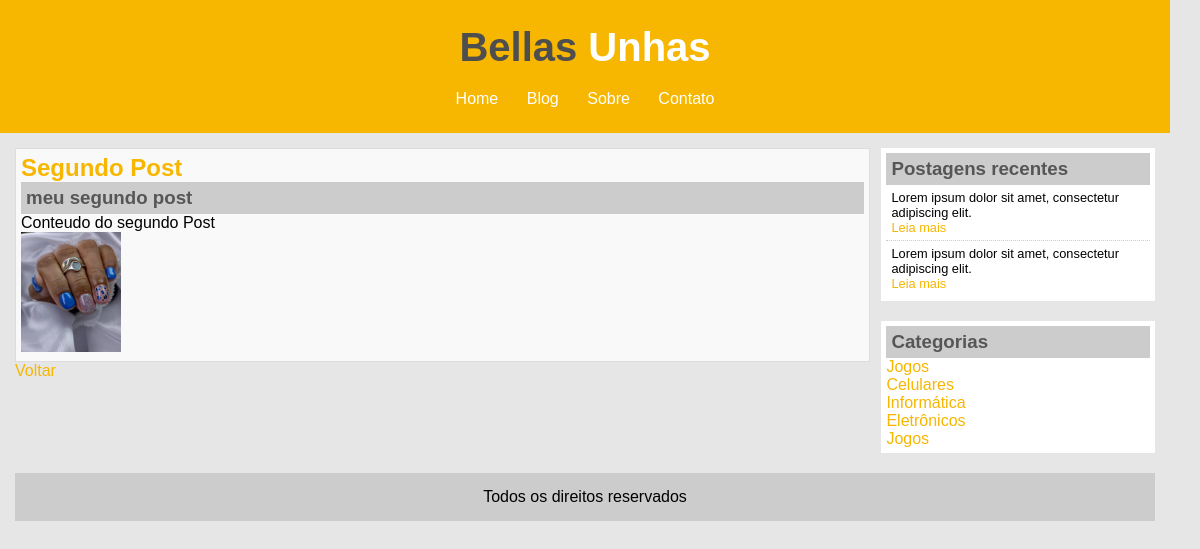
/blog/post/2/, run on an earlier commit of the app's database.
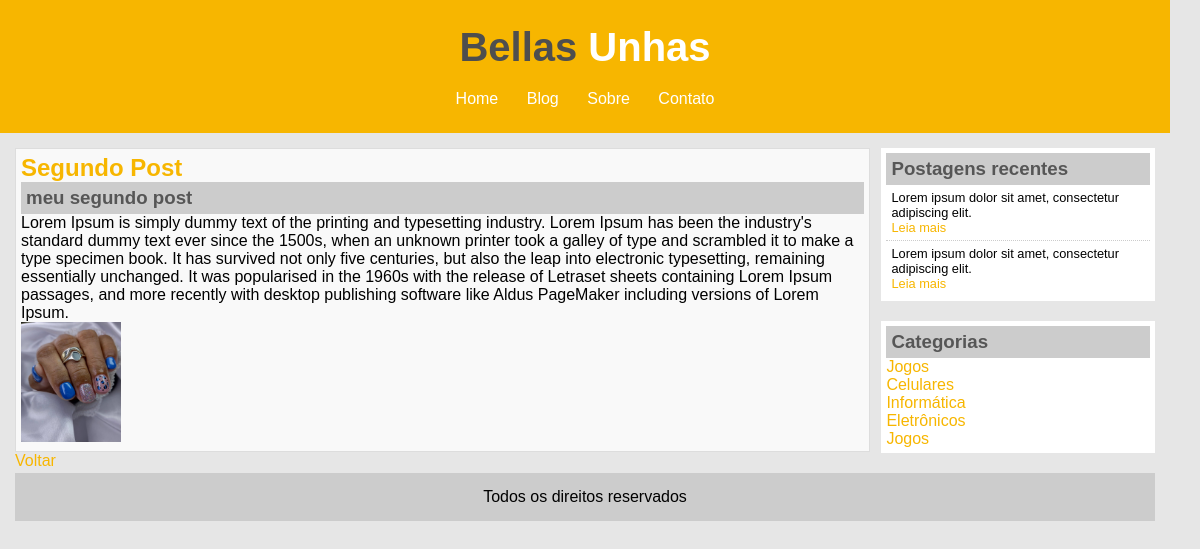
And on a later commit of the database.
### website/models.py (models this page shows, shortened)
class Post(models.Model):
    title = models.CharField(max_length=100)
    sub_title= models.CharField(max_length=200)
    content = models.TextField()
    categories = models.CharField(
        max_length=2,
        choices=Categories.choices,
        default=Categories.GR,
    )
    deleted = models.BooleanField(default=False)
    imagem = models.ImageField(upload_to='posts', null=True, blank=True)
    def full_name(self):
        return self.title + self.sub_title
    full_name.admin_order_field = 'title'

### website/views.py (the view)
# urls.py: path('post/<int:id>/',post_detail, name='post_detail'),
def post_detail(request, id):
      post = Post.objects.get(id=id)
      return render(request, 'post_detail.html',{'post': post})

### website/templates/post_detail.html (shortened to what this page needs)
{% load static %}
<!DOCTYPE html>
<html>
<head>
	<link rel="stylesheet" type="text/css" href="{% static 'assets/css/estilo.css' %}">
</head>
<body>
	<div id="area-cabecalho">
		<div id="area-logo">
			<h1>Bellas <span class="branco"> Unhas</span></h1>
		</div>
		<div id="area-menu">
			<a href="{% url 'home_blog' %}">Home</a>
			<a href="">Blog</a>
			<a href="">Sobre</a>
			<a href="{% url 'contato' %}">Contato</a>
		</div>
	</div>
	<div id="area-principal">
		<div id="area-postagens">
			<div class="postagem">
				<h2>{{post.title}}</h2>
                <h3>{{post.sub_title}}</h3>
				<p> {{ post.content }}</p>
				{% if post.imagem %}
					<img src="{{ post.imagem.url }}" alt="Imagem do post"
						with="100px" height="120px">
					{%elif post.id == 1 %}
						<img width="100px" height="120px"
						src="{% static 'images/imagem8.jpeg' %}">
					{%elif post.id == 2 %}
						<img width="100px" height="120px"
						src="{% static 'images/imagem6.jpeg' %}">
					{%elif post.id == 3 %}
						<img width="100px" height="120px"
						src="{% static 'images/imagem7.jpeg' %}">
					{%elif post.id == 4 %}
						<img width="100px" height="120px"
						src="{% static 'images/imagem9.jpeg' %}">
					{%elif post.id == 5 %}
						<img width="100px" height="120px"
						src="{% static 'images/imagem10.jpeg' %}">
					{%elif post.id == 6 %}
						<img width="100px" height="120px"
						src="{% static 'images/imagem11.jpeg' %}">
					{%elif post.id == 7 %}
						<img width="100px" height="120px"
						src="{% static 'images/imagem12.jpeg' %}">
					{%elif post.id == 8 %}
						<img width="100px" height="120px"
						src="{% static 'images/imagem13.jpeg' %}">
					{%elif post.id == 9 %}
						<img width="100px" height="120px"
						src="{% static 'images/imagem14.jpeg' %}">
					{%elif post.id == 10 %}
						<img width="100px" height="120px"
						src="{% static 'images/imagem15.jpeg' %}">
					{%elif post.id == 11 %}
						<img width="100px" height="120px"
						src="{% static 'images/imagem16.jpeg' %}">
					{%elif post.id == 12 %}
						<img width="100px" height="120px"
						src="{% static 'images/imagem17.jpeg' %}">
					{%elif post.id == 13 %}
						<img width="100px" height="120px"
						src="{% static 'images/imagem18.jpeg' %}">
					{%elif post.id == 14 %}
						<img width="100px" height="120px"
						src="{% static 'images/imagem19.jpeg' %}">
					{%elif post.id == 15 %}
						<img width="100px" height="120px"
						src="{% static 'images/imagem20.jpeg' %}">
					{%elif post.id == 16 %}
						<img width="100px" height="120px"
						src="{% static 'images/imagem21.jpeg' %}">
					{% else %}
					<img width="100px" height="120px"
						src="{% static 'images/imagem8.jpeg' %}">
				{% endif %}
			</div>
			<a href="{% url 'home_blog' %}" class="button">Voltar</a>
		</div>
		<div id="area-lateral">
			<div class="conteudo-lateral">
				<h3>Postagens recentes</h3>
				<div class="postagem-lateral">
					<p>Lorem ipsum dolor sit amet, consectetur adipiscing elit.</p>
					<a href="">Leia mais</a>
				</div>
				<div class="postagem-lateral" style="border-bottom: none;">
					<p>Lorem ipsum dolor sit amet, consectetur adipiscing elit.</p>
					<a href="">Leia mais</a>
				</div>
			</div>
			<div class="conteudo-lateral">
				<h3>Categorias</h3>
				<a href="">Jogos</a><br>
				<a href="">Celulares</a><br>
				<a href="">Informática</a><br>
				<a href="">Eletrônicos</a><br>
				<a href="">Jogos</a><br>
			</div>
		</div>
		<div id="rodape">
			Todos os direitos reservados
		</div>
	</div>
</body>
</html>

What changed in the data, as far as the page shows it:
changed Post "Segundo Post": content "Conteudo do segundo Post" → "Lorem Ipsum is simply dummy text of the printing and typesetting industry. Lorem Ipsum has been the industry's standard dummy text ever since the 1500s, when an unknown printer took a galley of type and scrambled it to make a type specimen book. It has survived not only five centuries, but also the leap into electronic typesetting, remaining essentially unchanged. It was popularised in the 1960s with the release of Letraset sheets containing Lorem Ipsum passages, and more recently with desktop publishing software like Aldus PageMaker including versions of Lorem Ipsum."
